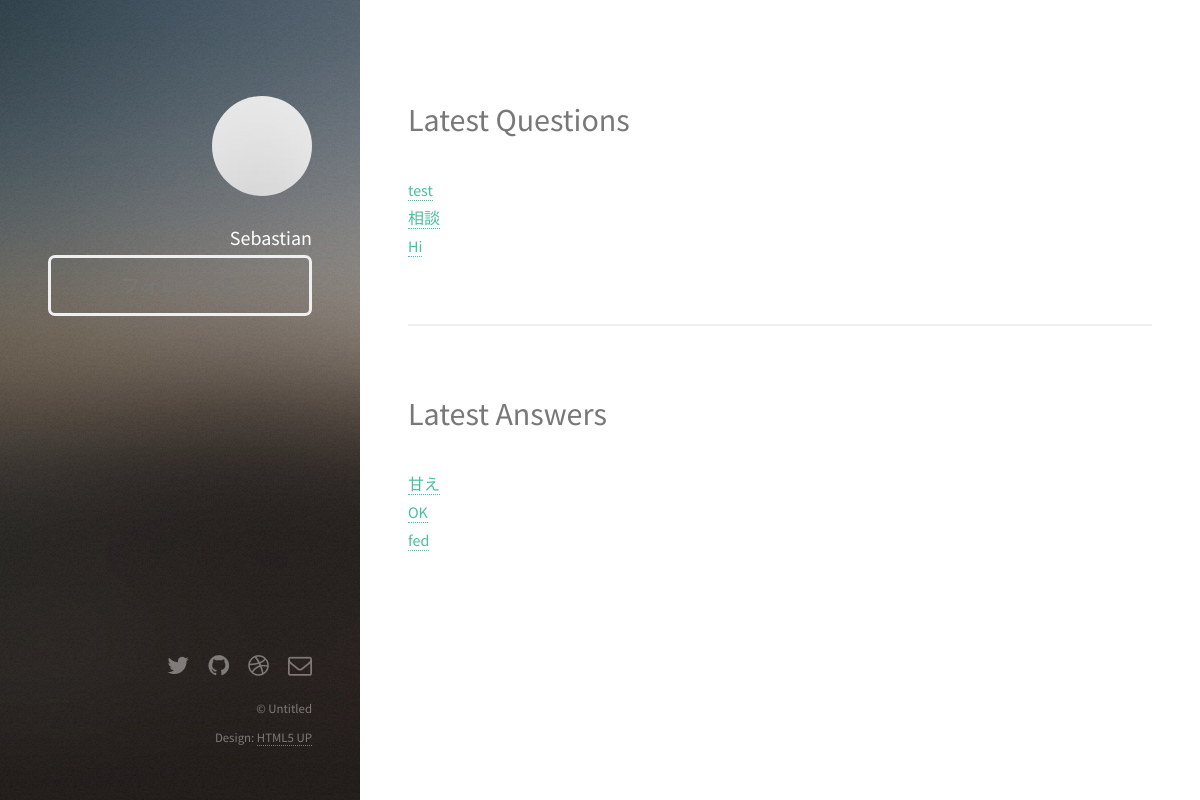
The app's page /portfolio/Sebastian/ (signed in) with its own data.
### accounts/models.py (models this page shows)
class FamoUser(AbstractUser):
    birth_date = models.DateField(null=True)
    registered_date = models.DateField(auto_now_add=True, null=True)
    sex = models.IntegerField(null=True)    # add a limit_choices_to
    job = models.IntegerField(null=True)    # add a limit_choices_to
    introduction = models.TextField(default='')
    follows = models.ManyToManyField('self', symmetrical=None)

### counsel/models.py (models this page shows, shortened)
class Post(models.Model):
    title = models.CharField(max_length=50)
    content = models.CharField(max_length=500)
    user = models.ForeignKey(FamoUser)
    hits = models.IntegerField(default=0)
    date = models.DateTimeField(auto_now=True)
    class Meta:
        abstract = True

class Question(Post):
    pass

class Answer(Post):
    question = models.ForeignKey(Question)
    value = models.IntegerField(default=0)

### portfolio/views.py (the view)
# urls.py: url(r'^(?P<username>\S+)/$', views.user, name='user'),
@login_required
def user(request, username):
    user = get_object_or_404(FamoUser, username=username)
    context = {'user': user}
    if user in request.user.follows.all():
        context['following'] = True
    else:
        context['following'] = False
    return render(request, 'portfolio/user.html', context)

### portfolio/templatetags/portfolio_extras.py (called while the page is built)
def latest_user_objs(model_, user, num):
    return model_.objects.filter(user=user)[:num]

@register.filter
def latest_answers(user, num):
    return latest_user_objs(Answer, user, num)

@register.filter
def latest_questions(user, num):
    return latest_user_objs(Question, user, num)

### portfolio/templates/portfolio/user.html (shortened to what this page needs)
{% extends 'portfolio/portfolio_base.html' %}
{% load static %}
{% load portfolio_extras %}
{% block username %}{{ user.username }}{% endblock username %}
{% block description %}
  <br>
  <a class="button fit" id="follow">
    {% if following %}フォロー中{% else %}フォローする{% endif %}
  </a>
{% endblock description %}
{% block content %}
<section id="question">
  <h1>Latest Questions</h1>
  {% for question in user|latest_questions:10 %}
    <strong><a href="{% url 'counsel:detail' question.id %}">{{ question.title }}</a></strong><br>
  {% endfor %}
</section>
<section id="answer">
  <h1>Latest Answers</h1>
  {% for answer in user|latest_answers:10 %}
    <strong><a href="">{{ answer.title }}</a></strong><br>
  {% endfor %}
</section>
{% endblock content %}

### commons/static/commons/assets/css/main.css (style rules this page uses)
html, body, div, span, applet, object, iframe, h1, h2, h3, h4, h5, h6, p, blockquote, pre, a, abbr, acronym, address, big, cite, code, del, dfn, em, img, ins, kbd, q, s, samp, small, strike, strong, sub, sup, tt, var, b, u, i, center, dl, dt, dd, ol, ul, li, fieldset, form, label, legend, table, caption, tbody, tfoot, thead, tr, th, td, article, aside, canvas, details, embed, figure, figcaption, footer, header, hgroup, menu, nav, output, ruby, section, summary, time, mark, audio, video { margin: 0; padding: 0; border: 0; font-size: 100%; font: inherit; vertical-align: baseline; }
article, aside, details, figcaption, figure, footer, header, hgroup, menu, nav, section { display: block; }
body { line-height: 1; }
body { -webkit-text-size-adjust: none; }
*, *:before, *:after { -moz-box-sizing: border-box; -webkit-box-sizing: border-box; box-sizing: border-box; }
body { background: #fff; }
body, input, select, textarea { color: #a2a2a2; font-family: "Source Sans Pro", Helvetica, sans-serif; font-size: 16pt; font-weight: 400; line-height: 1.75em; }
a { -moz-transition: color 0.2s ease-in-out, border-color 0.2s ease-in-out; -webkit-transition: color 0.2s ease-in-out, border-color 0.2s ease-in-out; -ms-transition: color 0.2s ease-in-out, border-color 0.2s ease-in-out; transition: color 0.2s ease-in-out, border-color 0.2s ease-in-out; border-bottom: dotted 1px; color: #49bf9d; text-decoration: none; }
strong, b { color: #787878; font-weight: 400; }
h1, h2, h3, h4, h5, h6 { color: #787878; font-weight: 400; line-height: 1em; margin: 0 0 1em 0; }
h1 a, h2 a, h3 a, h4 a, h5 a, h6 a { color: inherit; text-decoration: none; }
h1 { font-size: 2em; line-height: 1.5em; }
input[type="submit"], input[type="reset"], input[type="button"], .button { -moz-appearance: none; -webkit-appearance: none; -ms-appearance: none; appearance: none; -moz-transition: background-color 0.2s ease-in-out, color 0.2s ease-in-out, border-color 0.2s ease-in-out; -webkit-transition: background-color 0.2s ease-in-out, color 0.2s ease-in-out, border-color 0.2s ease-in-out; -ms-transition: background-color 0.2s ease-in-out, color 0.2s ease-in-out, border-color 0.2s ease-in-out; transition: background-color 0.2s ease-in-out, color 0.2s ease-in-out, border-color 0.2s ease-in-out; background-color: transparent; border-radius: 0.35em; border: solid 3px #efefef; color: #787878 !important; cursor: pointer; display: inline-block; font-weight: 400; height: 3.15em; height: calc(2.75em + 6px); line-height: 2.75em; min-width: 10em; padding: 0 1.5em; text-align: center; text-decoration: none; white-space: nowrap; }
input[type="submit"].fit, input[type="reset"].fit, input[type="button"].fit, .button.fit { display: block; margin: 0 0 1em 0; min-width: 0; width: 100%; }
#main > section { border-top: solid 2px #efefef; margin: 4em 0 0 0; padding: 4em 0 0 0; }
#main > section:first-child { border-top: 0; margin-top: 0; padding-top: 0; }
@media screen and (max-width: 1800px) { body, input, select, textarea { font-size: 12pt; } }

### records on screen
FamoUser: username "Sebastian"
Question: title "test"
Question: title "相談"
Question: title "Hi"
Answer: title "甘え"
Answer: title "OK"
Answer: title "fed"
